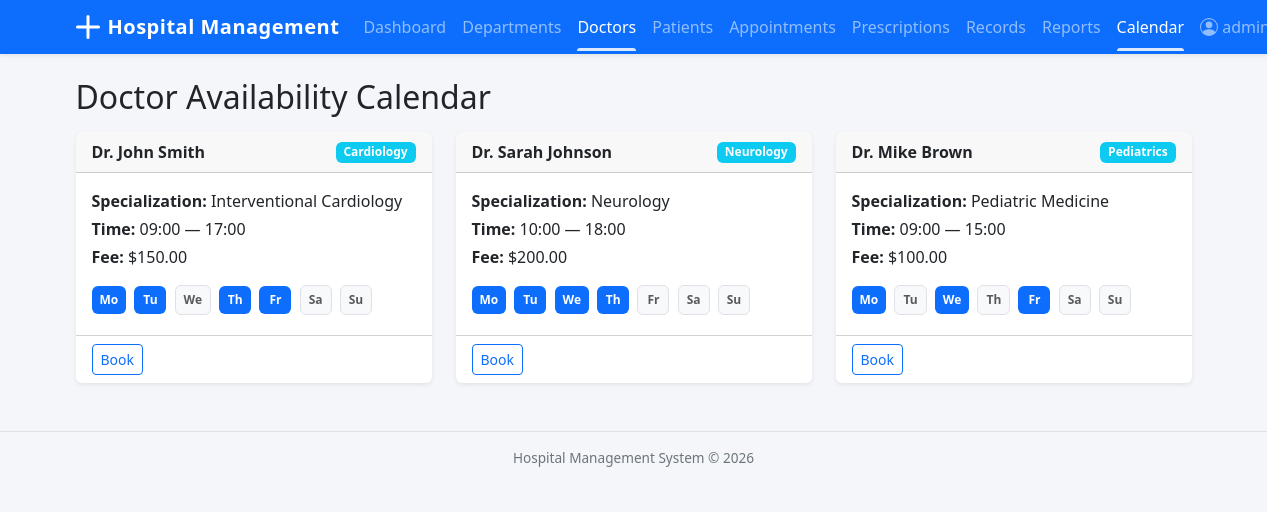
The app's page /doctors/calendar/ (signed in), older data.
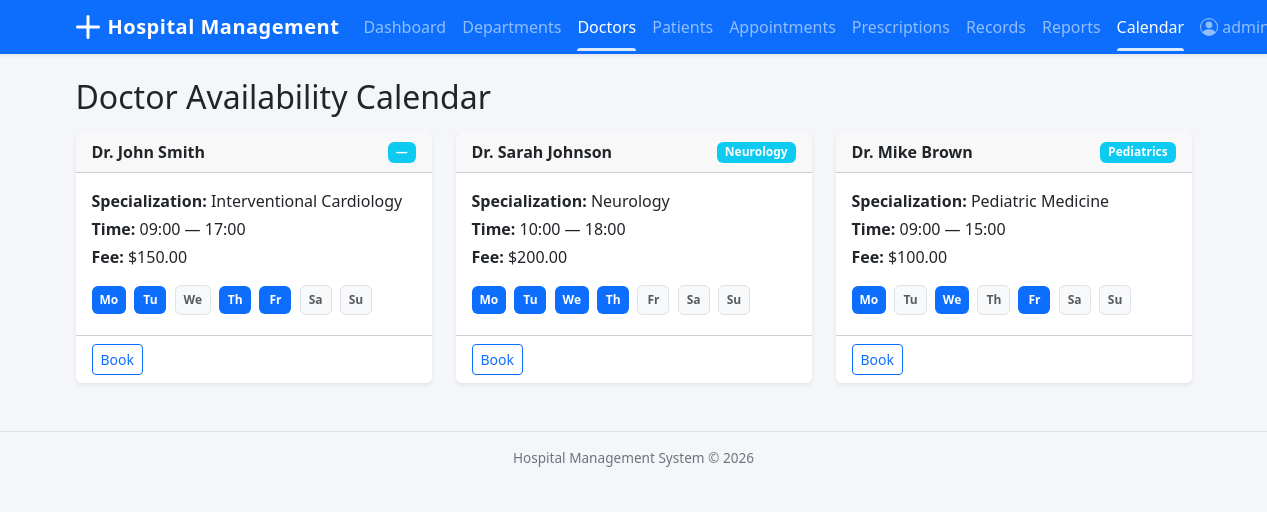
The same page, newer data.
### doctors/models.py (models this page shows)
class Doctor(models.Model):
    user = models.OneToOneField(settings.AUTH_USER_MODEL, on_delete=models.CASCADE)
    department = models.ForeignKey(
        'departments.Department', on_delete=models.SET_NULL,
        null=True, blank=True, related_name='doctors'
    )
    specialization = models.CharField(max_length=100)
    qualification = models.CharField(max_length=200)
    experience_years = models.PositiveIntegerField(default=0)
    consultation_fee = models.DecimalField(max_digits=10, decimal_places=2, default=0)
    available_days = models.CharField(
        max_length=100,
        help_text="Comma-separated days (e.g., Monday,Tuesday,Wednesday)"
    )
    available_time_start = models.TimeField(null=True, blank=True)
    available_time_end = models.TimeField(null=True, blank=True)
    is_active = models.BooleanField(default=True)
    def __str__(self):
        return f"Dr. {self.user.get_full_name() or self.user.username}"

### departments/models.py (models this page shows)
class Department(models.Model):
    name = models.CharField(max_length=100, unique=True)
    description = models.TextField(blank=True)
    head_of_department = models.ForeignKey(
        'doctors.Doctor', on_delete=models.SET_NULL,
        null=True, blank=True, related_name='headed_departments'
    )
    def __str__(self):
        return self.name

### accounts/models.py (models this page shows, shortened)
class User(AbstractUser):
    class Role(models.TextChoices):
        ADMIN = 'Admin', 'Admin'
        DOCTOR = 'Doctor', 'Doctor'
        RECEPTIONIST = 'Receptionist', 'Receptionist'
    role = models.CharField(max_length=20, choices=Role.choices, default=Role.RECEPTIONIST)
    phone_number = models.CharField(max_length=15, blank=True)

### doctors/views.py (the view)
# urls.py: path('calendar/', views.doctor_calendar, name='doctor_calendar'),
@login_required
def doctor_calendar(request):
    doctors = Doctor.objects.filter(is_active=True).select_related('department', 'user')
    for doc in doctors:
        doc.day_list = [d.strip() for d in doc.available_days.split(',')] if doc.available_days else []
    weekdays = ['Monday', 'Tuesday', 'Wednesday', 'Thursday', 'Friday', 'Saturday', 'Sunday']
    return render(request, 'doctors/doctor_calendar.html', {
        'doctors': doctors,
        'weekdays': weekdays,
    })

### templates/doctors/doctor_calendar.html (shortened to what this page needs)
{% extends 'base.html' %}
{% block content %}
<h2>Doctor Availability Calendar</h2>
<div class="row mt-3">
    {% for doctor in doctors %}
    <div class="col-md-6 col-lg-4 mb-3">
        <div class="card h-100">
            <div class="card-header d-flex justify-content-between align-items-center">
                <strong>{{ doctor }}</strong>
                <span class="badge bg-info">{{ doctor.department|default:"—" }}</span>
            </div>
            <div class="card-body">
                <p class="mb-1"><strong>Specialization:</strong> {{ doctor.specialization }}</p>
                <p class="mb-1"><strong>Time:</strong> {{ doctor.available_time_start|time:"H:i"|default:"—" }} — {{ doctor.available_time_end|time:"H:i"|default:"—" }}</p>
                <p class="mb-1"><strong>Fee:</strong> ${{ doctor.consultation_fee }}</p>
                <div class="mt-3">
                    {% for d in weekdays %}
                    <span class="badge {% if d in doctor.day_list %}bg-primary{% else %}bg-light text-muted border{% endif %} p-2 me-1 mb-1" style="min-width:32px;">
                        {{ d|slice:":2" }}
                    </span>
                    {% endfor %}
                </div>
            </div>
            <div class="card-footer bg-transparent">
                {% if user.role == 'Receptionist' or user.role == 'Admin' %}
                <a href="{% url 'appointment_create' %}" class="btn btn-sm btn-outline-primary">Book</a>
                {% endif %}
            </div>
        </div>
    </div>
    {% empty %}
    <div class="col"><p class="text-muted">No active doctors found.</p></div>
    {% endfor %}
</div>
{% endblock %}

Row changes from the older to the newer data that the page shows:
changed Doctor "Interventional Cardiology": department "Cardiology" → "—"
